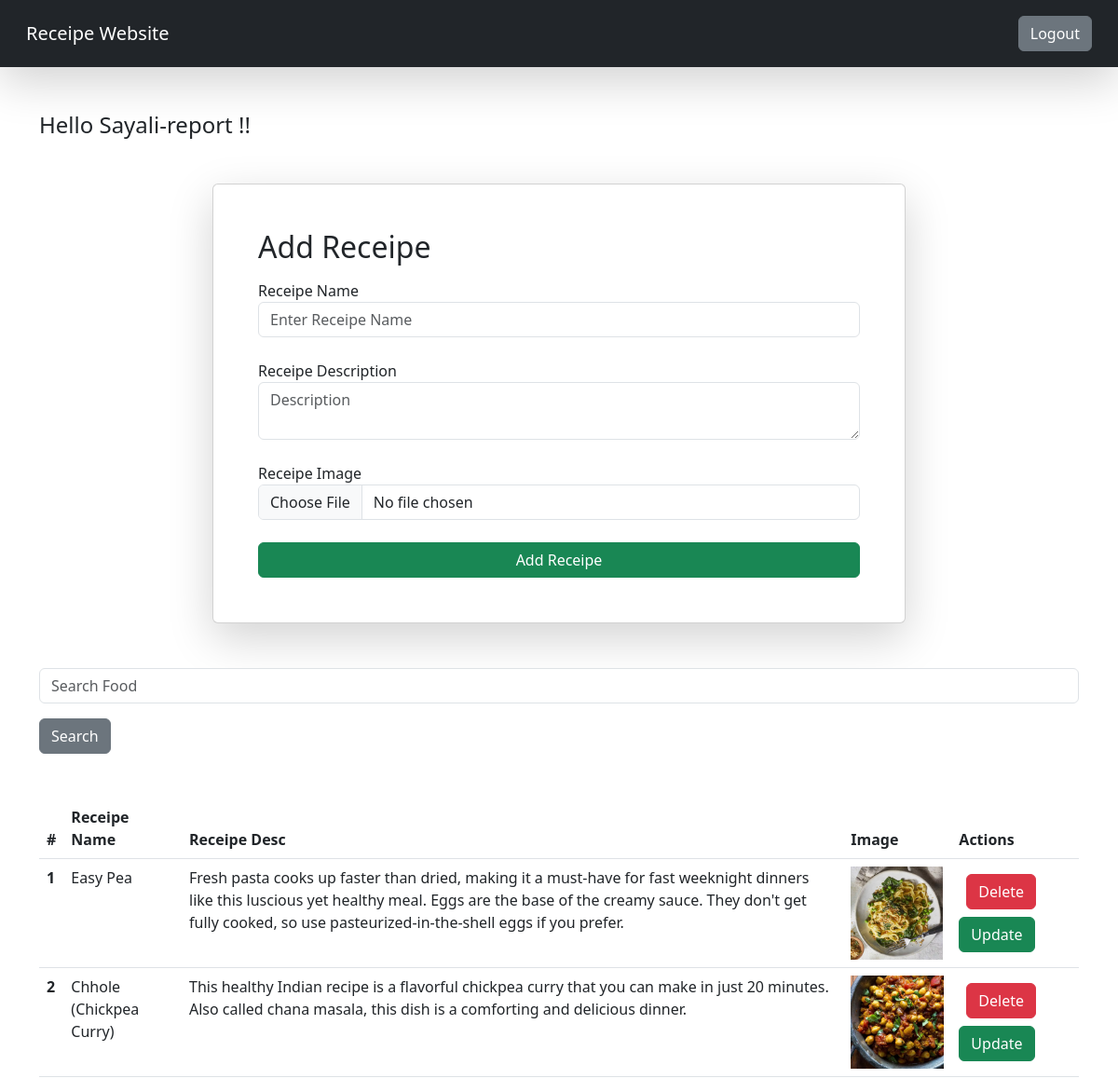
The page /home/ (signed in) on the database its author committed.
### receipe/models.py (models this page shows)
class Receipe(models.Model):
  user = models.ForeignKey(User, on_delete = models.SET_NULL, null=True, blank=True)
  receipe_name = models.CharField(max_length=100)
  receipe_desc = models.TextField()
  receipe_img = models.ImageField(upload_to="imgs")

### receipe/views.py (the view, shortened to what this page needs)
# urls.py: 2. Add a URL to urlpatterns:  path('', views.home, name='home')
@login_required(login_url='/login')
def home(request):
  queryset = Receipe.objects.all()
  if request.GET.get('search'):
    queryset=queryset.filter(receipe_name__icontains = request.GET.get('search'))
  context = {'receipes':queryset}
  return render(request, 'receipe/home.html', context)

### receipe/templates/receipe/home.html (shortened to what this page needs)
<!DOCTYPE html>
<html lang="en">
<head>
  <link href="https://cdn.jsdelivr.net/npm/bootstrap@5.3.0/dist/css/bootstrap.min.css" rel="stylesheet">
</head>
<body>
  <nav class="navbar navbar-dark bg-dark p-3 shadow-lg">
    <div class="container-fluid">
      <a class="navbar-brand">Receipe Website</a>
      {% if request.user.is_authenticated %}
      <a href="/logout/" class="btn btn-secondary" type="submit">Logout</a>
      {% else %}
      <a href="/login/" class="btn btn-secondary" type="submit">Login</a>
      {% endif %}
      </div>
  </nav>
  <div class="container mt-5">
    <h4 class="mb-5">
      Hello {{request.user}} !!
    </h4>
    <form class="col-8 mx-auto card p-5 shadow-lg" method="post" enctype="multipart/form-data">
      <h2 class="mb-3">Add Receipe</h2>
      <div class="form-group mb-4">
        <label >Receipe Name</label>
        <input type="text" name="receipe_name" class="form-control"  placeholder="Enter Receipe Name" required>
      </div>
      <div class="form-group mb-4">
        <label >Receipe Description</label>
        <textarea class="form-control" name="receipe_desc" placeholder="Description" required></textarea>
      </div>
      <div class="form-group mb-4">
        <label >Receipe Image</label>
        <input type="file" name="receipe_img" class="form-control" >
      </div>
      <button type="submit" class="btn btn-success">Add Receipe</button>
    </form>
    <div class="mt-5">
      <div class="mx-auto col 6">
        <form action="" method="get">
          <div class="input-group mb-3">
            <input type="text" class="form-control" name="search" placeholder="Search Food" aria-label="" aria-describedby="basic-addon1">
          </div>
          <button type="submit" class="btn btn-secondary">Search</button>
        </form>
      </div>
    </div>
    <table class="table mt-5">
      <thead class="thead-dark">
        <tr>
          <th scope="col">#</th>
          <th scope="col">Receipe Name</th>
          <th scope="col">Receipe Desc</th>
          <th scope="col">Image</th>
          <th scope="col">Actions</th>
        </tr>
      </thead>
      <tbody>
        {% for receipe in receipes %}
        <tr>
          <th scope="row">{{forloop.counter}}</th>
          <td>{{receipe.receipe_name}}</td>
          <td>{{receipe.receipe_desc}}</td>
          <td>
            <img src="/media/{{receipe.receipe_img}}" style="height: 100px;"></td>
          <td>
            <a href="/deleteReceipe/{{receipe.id}}/" class="btn btn-danger m-2">Delete</a>
            <a href="/updateReceipe/{{receipe.id}}/" class="btn btn-success">Update</a>
          </td>
        </tr>
        {% endfor %}
      </tbody>
    </table>
  </div>
</body>
</html>

### rows shown on the page
Receipe: receipe_name "Easy Pea", receipe_desc "Fresh pasta cooks up faster than dried, making it a must-have for fast weeknight dinners like this luscious yet healthy meal. Eggs are the base of the creamy sauce. They don't get fully cooked, so use pasteurized-in-the-shell eggs if you prefer.", receipe_img (picture)
Receipe: receipe_name "Chhole (Chickpea Curry)", receipe_desc "This healthy Indian recipe is a flavorful chickpea curry that you can make in just 20 minutes. Also called chana masala, this dish is a comforting and delicious dinner.", receipe_img (picture)

### other values the page prints
{{ request.user }} "Sayali-report"
